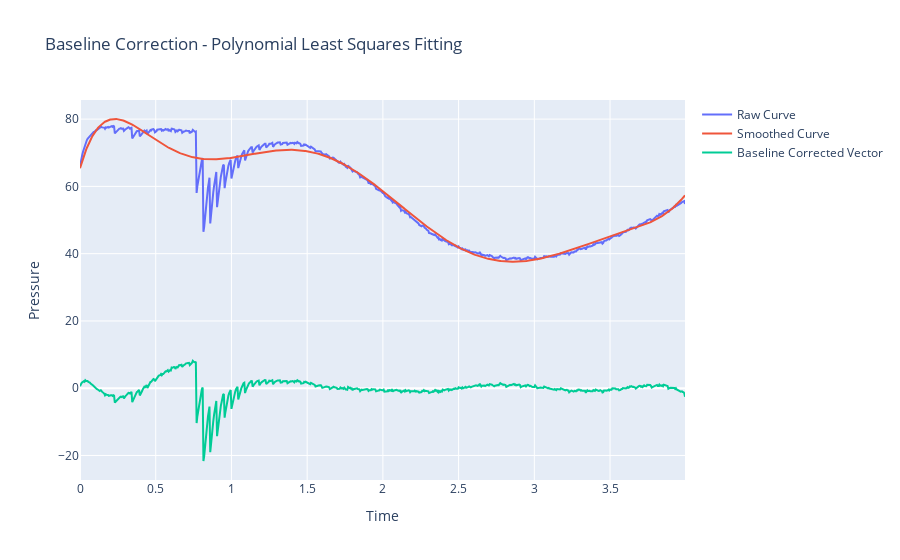

Notebook code cell kept with this figure:
### Code cell
"""
2. Polynomial Least Squares Fitting
- fit a polynomial of degree <degree> to the original signal, to simulate a blank chromatogram and subtract it from the original signal 
"""
coefficients = np.polyfit(time, pressure_vector, 8)  # degree 3 polynomial
smoothed_vector = np.polyval(coefficients, time)
# baseline correction by subtracting the smoothed vector from the original pressure vector
baseline_corrected_vector = pressure_vector - smoothed_vector
# Remove the elements from the beginning and end to avoid edge effects. Typically <window_size // 2>
# baseline_corrected_vector = baseline_corrected_vector[1:-1]
fig = go.Figure()
fig.add_trace(go.Scatter(x=time, y=pressure_vector, mode='lines', name='Raw Curve'))
fig.add_trace(go.Scatter(x=time, y=smoothed_vector, mode='lines', name='Smoothed Curve'))
fig.add_trace(go.Scatter(x=time, y=baseline_corrected_vector, mode='lines', name='Baseline Corrected Vector'))
fig.update_layout(title='Baseline Correction - Polynomial Least Squares Fitting', xaxis_title='Time', yaxis_title='Pressure')
fig.show()
fig.write_image("dev/figures/fig_baseline_correction_polynomial_least_squares_fitting.png", width=1100, height= 350, scale = 3)

### Figure 1 — Plotly figure (JSON) as saved in the notebook; plotly's stock layout.template omitted (floating-point values rounded to 4 significant figures; data arrays with more than 128 entries replaced by an {"elided": "..."} marker saying what was removed)
{"data": [{"mode": "lines", "name": "Raw Curve", "type": "scatter", "x": {"elided": "800 float values"}, "y": {"elided": "800 float values"}}, {"mode": "lines", "name": "Smoothed Curve", "type": "scatter", "x": {"elided": "800 float values"}, "y": {"elided": "800 float values"}}, {"mode": "lines", "name": "Baseline Corrected Vector", "type": "scatter", "x": {"elided": "800 float values"}, "y": {"elided": "800 float values"}}], "layout": {"title": {"text": "Baseline Correction - Polynomial Least Squares Fitting"}, "xaxis": {"title": {"text": "Time"}}, "yaxis": {"title": {"text": "Pressure"}}}}
